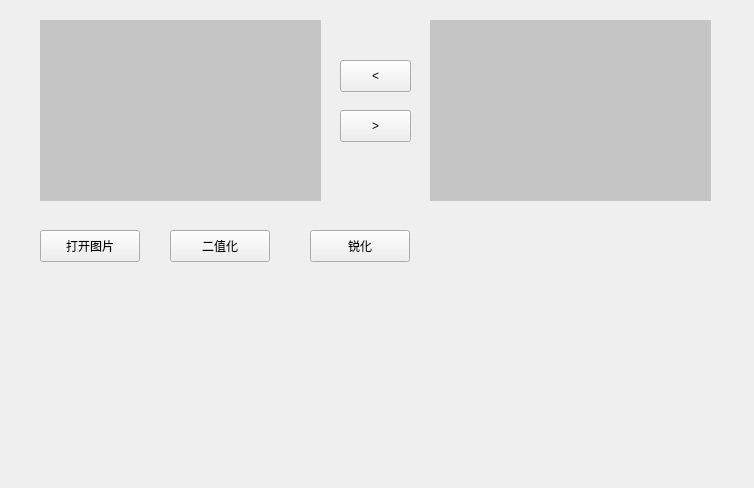
<?xml version="1.0" encoding="UTF-8"?>
<ui version="4.0">
 <class>QImageTool</class>
 <widget class="QWidget" name="QImageTool">
  <property name="geometry">
   <rect>
    <x>0</x>
    <y>0</y>
    <width>754</width>
    <height>488</height>
   </rect>
  </property>
  <property name="windowTitle">
   <string>QImageTool</string>
  </property>
  <widget class="QLabel" name="img_src">
   <property name="geometry">
    <rect>
     <x>40</x>
     <y>20</y>
     <width>281</width>
     <height>181</height>
    </rect>
   </property>
   <property name="styleSheet">
    <string notr="true">background-color: rgb(197, 197, 197);</string>
   </property>
   <property name="text">
    <string/>
   </property>
  </widget>
  <widget class="QLabel" name="img_des">
   <property name="geometry">
    <rect>
     <x>430</x>
     <y>20</y>
     <width>281</width>
     <height>181</height>
    </rect>
   </property>
   <property name="styleSheet">
    <string notr="true">background-color: rgb(197, 197, 197);</string>
   </property>
   <property name="text">
    <string/>
   </property>
  </widget>
  <widget class="QPushButton" name="open_img_btn">
   <property name="geometry">
    <rect>
     <x>40</x>
     <y>230</y>
     <width>100</width>
     <height>32</height>
    </rect>
   </property>
   <property name="text">
    <string>打开图片</string>
   </property>
  </widget>
  <widget class="QPushButton" name="pushButton_r2l">
   <property name="geometry">
    <rect>
     <x>340</x>
     <y>60</y>
     <width>71</width>
     <height>32</height>
    </rect>
   </property>
   <property name="text">
    <string>&lt;</string>
   </property>
  </widget>
  <widget class="QPushButton" name="pushButton_l2r">
   <property name="geometry">
    <rect>
     <x>340</x>
     <y>110</y>
     <width>71</width>
     <height>32</height>
    </rect>
   </property>
   <property name="text">
    <string>&gt;</string>
   </property>
  </widget>
  <widget class="QPushButton" name="grayscaleBtn">
   <property name="geometry">
    <rect>
     <x>170</x>
     <y>230</y>
     <width>100</width>
     <height>32</height>
    </rect>
   </property>
   <property name="text">
    <string>二值化</string>
   </property>
  </widget>
  <widget class="QPushButton" name="pushButton_5">
   <property name="geometry">
    <rect>
     <x>310</x>
     <y>230</y>
     <width>100</width>
     <height>32</height>
    </rect>
   </property>
   <property name="text">
    <string>锐化</string>
   </property>
  </widget>
 </widget>
 <resources/>
 <connections/>
</ui>
